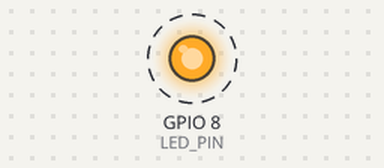
Bench run of a sketch on a simulated ESP32-C3. On the bench: output pins drawn as LEDs (lit = HIGH). Dashed ring = blinking. A WiFi scan finds three made-up networks; what the sketch prints to the serial monitor is not drawn.

Above: at 4.6 s.
Timing chart, 0 to 7.1 s (numbered marks = the images above):
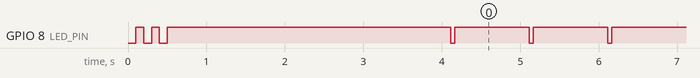

Measured:
- by itself, GPIO 8 (LED_PIN): goes LOW 0.10 s, HIGH 0.10 s, LOW 0.10 s, HIGH 3.6 s, 125 × (LOW 0.05 s, HIGH 0.95 s), LOW 0.05 s, then HIGH

The sketch:

Diagnostico_WIFI_C3.ino
```cpp
#include <WiFi.h>

const int LED_PIN = 8; // Sink: LOW = ON, HIGH = OFF

void setup() {
  pinMode(LED_PIN, OUTPUT);
  // Pestañeo inicial para confirmar que el chip no está en loop de reinicio
  for (int i = 0; i < 3; i++) {
    digitalWrite(LED_PIN, LOW);
    delay(100);
    digitalWrite(LED_PIN, HIGH);
    delay(100);
  }

  Serial.begin(115200);
  delay(1500); // Dar tiempo a la consola USB CDC de macOS para estabilizarse

  Serial.println("\n==========================================");
  Serial.println("  ESP32-C3: Test de Estabilidad de Red ");
  Serial.println("==========================================");

  WiFi.mode(WIFI_STA);
  WiFi.setSleep(false);

  // Reducir la potencia de emisión WiFi para evitar caídas de energía por USB
  WiFi.setTxPower(WIFI_POWER_8_5dBm);

  Serial.println("[INFO] Iniciando escaneo de redes cercanas...");
  int n = WiFi.scanNetworks();
  Serial.print("[INFO] Redes encontradas: ");
  Serial.println(n);

  for (int i = 0; i < n; ++i) {
    Serial.print("  - ");
    Serial.print(WiFi.SSID(i));
    Serial.print(" (RSSI: ");
    Serial.print(WiFi.RSSI(i));
    Serial.println(")");
  }
}

void loop() {
  // Pestañeo suave para verificar latido (heartbeat)
  digitalWrite(LED_PIN, LOW);
  delay(50);
  digitalWrite(LED_PIN, HIGH);
  delay(950);
  Serial.println("[SYSTEM] Sistema activo - Esperando ordenes TCP...");
}
```
